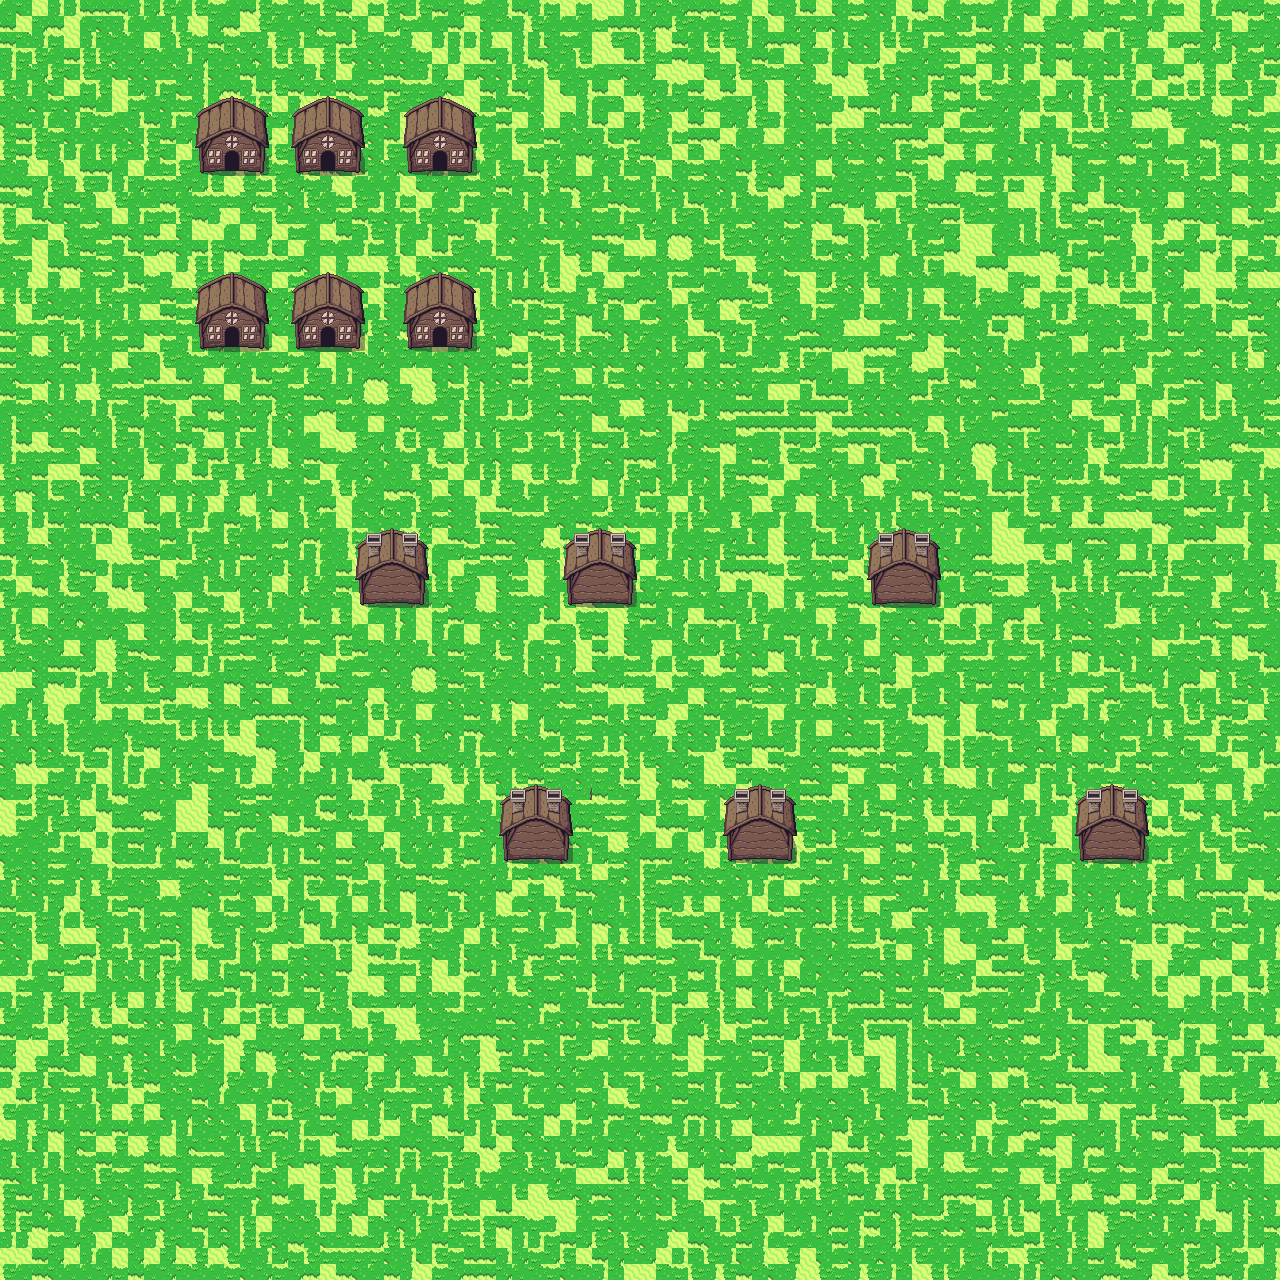

Below is a game level as drawn by its tile map, then a one-line description and the .tmx that defines it (tile-layer data replaced by summaries):
An orthogonal 80x80 tile map with 16x16 px tiles, 2 tile layers (Tile Layer 1, Tile Layer 2).

<map version="1.2" tiledversion="1.3.1" orientation="orthogonal" renderorder="right-down" compressionlevel="0" width="80" height="80" tilewidth="16" tileheight="16" infinite="0" nextlayerid="4" nextobjectid="1">
 <editorsettings>
  <export target="testExported.tmx" format="tmx" />
 </editorsettings>
 <tileset firstgid="1" source="overworld.tsx" />
 <layer id="1" name="Tile Layer 1" width="80" height="80">
  <data>[6400 cells, 6400 non-empty, 12 distinct tile ids]</data>
 </layer>
 <layer id="2" name="Tile Layer 2" width="80" height="80">
  <data>[6400 cells, 300 non-empty, 50 distinct tile ids]</data>
 </layer>
</map>
